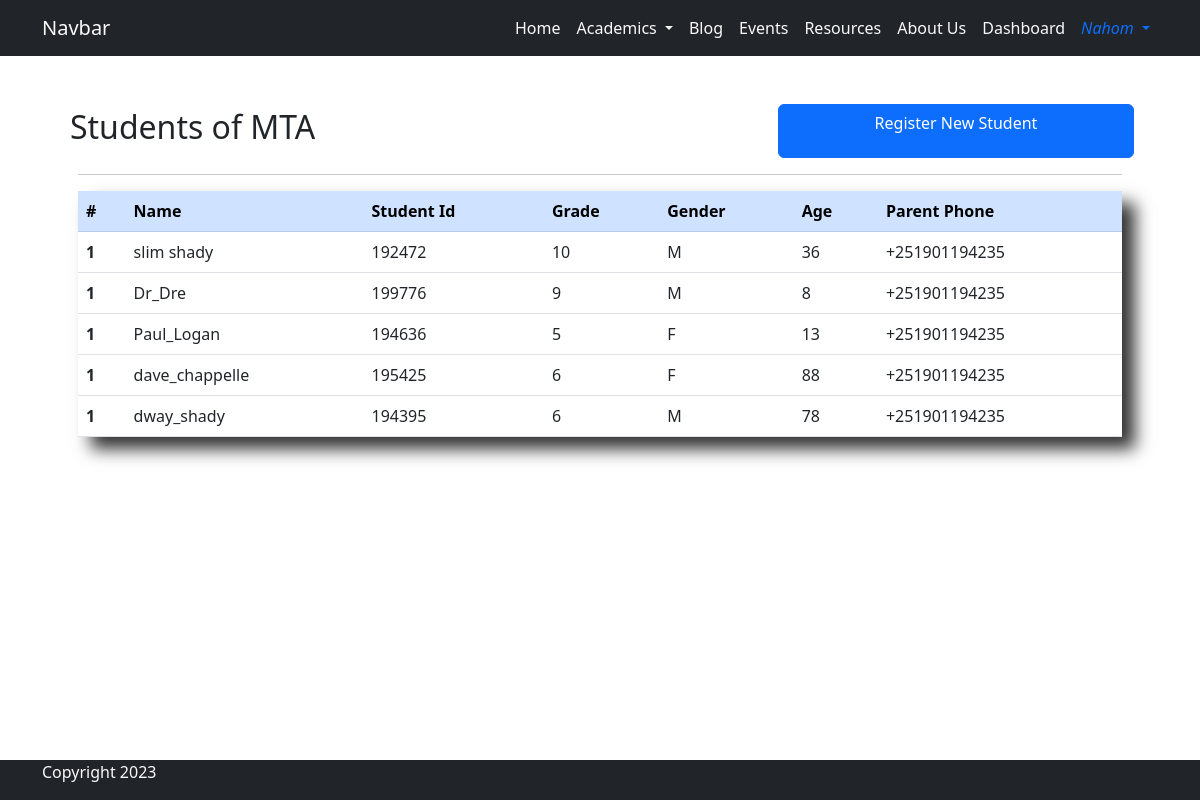
/student_dashboard/ (signed in), run on the app's committed database.
### base/models.py (models this page shows, shortened)
class Student(models.Model):
    GENDER_CHOICES = [
        ('M', 'Male'),
        ('F', 'Female')
    ]
    GRADE_CHOICES = [
        ('5', 'Grade 5'),
        ('6', 'Grade 6'),
        ('7', 'Grade 7'),
        ('8', 'Grade 8'),
        ('9', 'Grade 9'),
        ('10', 'Grade 10'),
    ]
    user = models.OneToOneField(User, on_delete=models.CASCADE, verbose_name='Student')
    name = models.CharField(max_length=44, null=True, blank=True)
    student_id = models.CharField(max_length=6, unique=True, editable=False)
    grade = models.CharField(max_length=2, choices=GRADE_CHOICES, null=False, blank=False)
    age = models.IntegerField(null=False, blank=False)
    gender = models.CharField(max_length=6, choices=GENDER_CHOICES, null=False, blank=False)
    parent_phone = models.CharField(max_length=20, null=True)

### base/views.py (the view)
# urls.py: path('student_dashboard/', views.student_dashboard, name='student_dashboard'),
@login_required
@user_passes_test(lambda user: user.is_staff)
def student_dashboard(request):
    students = Student.objects.all()
    context = {
        'students': students,
    }
    return render(request, 'dashboard/student_dashboard.html', context)

### base/templates/dashboard/student_dashboard.html (shortened to what this page needs)
{% extends 'base/base.html' %}
{% load static %}
{% block content %}
<div class="container p-5">
    <div class="row">
        <h2 class="p-1 col-8">Students of MTA</h2>
        <a href="{% url 'base:student_register' %}" class="col-4 btn btn-primary">Register New Student</a>
    </div>
    <hr>
    <div class="shadow-xlg">
        <table class="table">
            <thead class="table-primary">
            <tr>
                <th scope="col">#</th>
                <th scope="col">Name</th>
                <th scope="col">Student Id</th>
                <th scope="col">Grade</th>
                <th scope="col">Gender</th>
                <th scope="col">Age</th>
                <th scope="col">Parent Phone</th>
            </tr>
            </thead>
            <tbody>
                {% for student in students %}
                    <tr class="dashboard-row">
                        <th scope="row">1</th>
                        <td>{{ student.name }}</td>
                        <td>{{ student.student_id }}</td>
                        <td>{{ student.grade }}</td>
                        <td>{{ student.gender }}</td>
                        <td>{{ student.age }}</td>
                        <td>{{ student.parent_phone }}</td>
                    </tr>
                {% endfor %}
            </tbody>
        </table>
    </div>
</div>
{% endblock %}

### base/templates/base/navigation.html (shortened to what this page needs)
<nav class="navbar sticky-top navbar-expand-md bg-dark">
    <div class="container">
        <a class="navbar-brand text-light" href="{% url 'base:home' %}">Navbar</a>
        <div class="collapse navbar-collapse justify-content-end" id="navbarNav">
            <ul class="navbar-nav">
                <li class="nav-item">
                    <a class="nav-link text-light active text-light" aria-current="page" href="{% url 'base:home' %}">Home</a>
                </li>
                <li class="nav-item dropdown">
                    <a class="nav-link dropdown-toggle text-light" href="#" role="button" data-bs-toggle="dropdown" aria-expanded="false">
                    Academics
                    </a>
                </li>
                <li class="nav-item" data-bs-toggle="tooltip"  data-bs-placement="bottom" data-bs-title="Coming Soon...">
                    <a class="nav-link text-light" href="#">Blog</a>
                </li>
                <li class="nav-item">
                    <a class="nav-link text-light" href="#">Events</a>
                </li>
                <li class="nav-item">
                    <a class="nav-link text-light" href="#">Resources</a>
                </li>
                <li class="nav-item">
                    <a class="nav-link text-light" href="#">About Us</a>
                </li>
                {% if user.is_staff %}
                <li class="nav-item">
                    <a class="nav-link text-light" href="{% url 'base:dashboard' %}">Dashboard</a>
                </li>
                {% endif %}
                {% if user.is_authenticated %}
                    <li class="nav-item dropdown">
                        <a class="nav-link text-primary dropdown-toggle" href="#" role="button" data-bs-toggle="dropdown" aria-expanded="false">
                            <i class="fa fa-user" aria-hidden="true"> {{user.username}} </i>
                        </a>
                    </li>
                {% endif %}
            </ul>
        </div>
    </div>
</nav>

### base/static/css/style.css (style rules this page uses)
.shadow-xlg { box-shadow: 13px 12px 16px rgba(0, 0, 0, 0.8) }
.navbar-nav .nav-link { transition: 1s; }
.dashboard-row th { transition: background-color 0.2s ease-in; }
.dashboard-row td { transition: background-color 0.4s ease-in; }

### data on the page
Student: name "slim shady", student_id "192472", grade "10", gender "M", age "36", parent_phone "+251901194235"
Student: name "Dr_Dre", student_id "199776", grade "9", gender "M", age "8", parent_phone "+251901194235"
Student: name "Paul_Logan", student_id "194636", grade "5", gender "F", age "13", parent_phone "+251901194235"
Student: name "dave_chappelle", student_id "195425", grade "6", gender "F", age "88", parent_phone "+251901194235"
Student: name "dway_shady", student_id "194395", grade "6", gender "M", age "78", parent_phone "+251901194235"

### other printed values
{{ user.username }} "Nahom"
